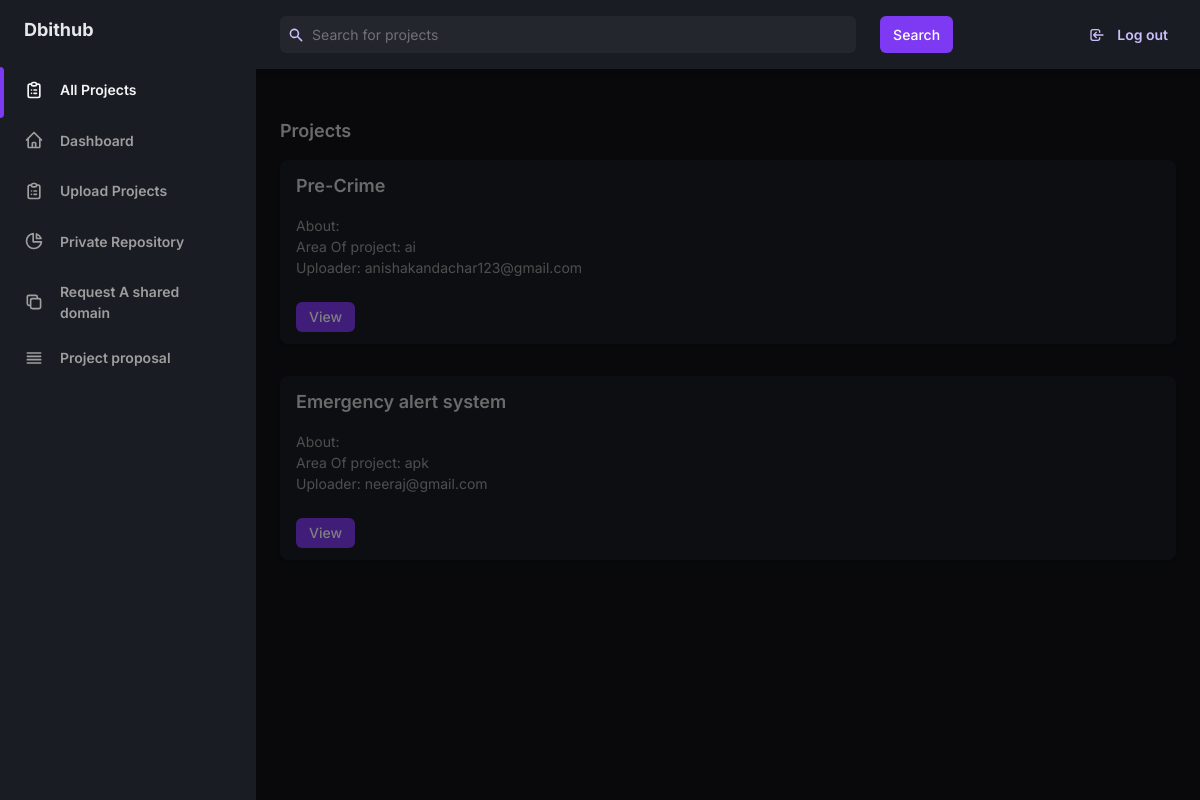
The page /dashboard1/public/home.php on the database its author committed.
### tables this page shows
CREATE TABLE `projects` (
  `id` int(11) NOT NULL,
  `name` varchar(250) NOT NULL,
  `level` varchar(200) NOT NULL,
  `domain` varchar(100) NOT NULL,
  `about` varchar(25) NOT NULL,
  `Location` varchar(100) NOT NULL,
  `uploader` varchar(200) NOT NULL,
  `uid` varchar(100) NOT NULL,
  `approval` tinyint(1) NOT NULL,
  `date` timestamp NOT NULL DEFAULT current_timestamp() ON UPDATE current_timestamp()
);

### dashboard1/public/home.php (the view, shortened to what this page needs)
<?php
$conn=mysqli_connect("localhost","root","","dbithub");
$sql="SELECT * FROM projects WHERE approval=1";
$res=mysqli_query($conn,$sql);
?>
<!DOCTYPE html>
<html  x-data="data()" lang="en" class="theme-dark">
  <head>
    <link rel="stylesheet" href="./assets/css/tailwind.output.css" />
    <link
      rel="stylesheet"
      href="https://cdnjs.cloudflare.com/ajax/libs/Chart.js/2.9.3/Chart.min.css"
    />
  </head>
  <body>
    <div
      class="flex h-screen bg-gray-50 dark:bg-gray-900"
      :class="{ 'overflow-hidden': isSideMenuOpen }"
    >
      <aside
        class="z-20 hidden w-64 overflow-y-auto bg-white dark:bg-gray-800 md:block flex-shrink-0"
      >
        <div class="py-4 text-gray-500 dark:text-gray-400">
          <a
            class="ml-6 text-lg font-bold text-gray-800 dark:text-gray-200"
            href="#"
          >
           Dbithub
          </a>
          <ul class="mt-6">
          <li class="relative px-6 py-3">
          <span
                class="absolute inset-y-0 left-0 w-1 bg-purple-600 rounded-tr-lg rounded-br-lg"
                aria-hidden="true"
              ></span>
              <a
                class="inline-flex items-center w-full text-sm font-semibold text-gray-800 transition-colors duration-150 hover:text-gray-800 dark:hover:text-gray-200 dark:text-gray-100"
                href="home.php"
              >
                <span class="ml-4">All Projects  </span>
              </a>
            </li>
            <li class="relative px-6 py-3">
              <a
                class="inline-flex items-center w-full text-sm font-semibold transition-colors duration-150 hover:text-gray-800 dark:hover:text-gray-200"
                href="index.php"
              >
                <svg
                  class="w-5 h-5"
                  aria-hidden="true"
                  fill="none"
                  stroke-linecap="round"
                  stroke-linejoin="round"
                  stroke-width="2"
                  viewBox="0 0 24 24"
                  stroke="currentColor"
                >
                  <path
                    d="M3 12l2-2m0 0l7-7 7 7M5 10v10a1 1 0 001 1h3m10-11l2 2m-2-2v10a1 1 0 01-1 1h-3m-6 0a1 1 0 001-1v-4a1 1 0 011-1h2a1 1 0 011 1v4a1 1 0 001 1m-6 0h6"
                  ></path>
                </svg>
                <span class="ml-4">Dashboard</span>
              </a>
            </li>
          </ul>
          <ul>
            <li class="relative px-6 py-3">
              <a
                class="inline-flex items-center w-full text-sm font-semibold transition-colors duration-150 hover:text-gray-800 dark:hover:text-gray-200"
                href="projects.html"
              >
                <span class="ml-4">Upload Projects</span>
              </a>
            </li>
            <li class="relative px-6 py-3">
              <a
                class="inline-flex items-center w-full text-sm font-semibold transition-colors duration-150 hover:text-gray-800 dark:hover:text-gray-200"
                href="private.html"
              >
                <svg
                  class="w-5 h-5"
                  aria-hidden="true"
                  fill="none"
                  stroke-linecap="round"
                  stroke-linejoin="round"
                  stroke-width="2"
                  viewBox="0 0 24 24"
                  stroke="currentColor"
                >
                  <path
                    d="M11 3.055A9.001 9.001 0 1020.945 13H11V3.055z"
                  ></path>
                  <path d="M20.488 9H15V3.512A9.025 9.025 0 0120.488 9z"></path>
                </svg>
                <span class="ml-4">Private Repository</span>
              </a>
            </li>
            <li class="relative px-6 py-3">
              <a
                class="inline-flex items-center w-full text-sm font-semibold transition-colors duration-150 hover:text-gray-800 dark:hover:text-gray-200"
                href="domain.php"
              >
                <svg
                  class="w-5 h-5"
                  aria-hidden="true"
                  fill="none"
                  stroke-linecap="round"
                  stroke-linejoin="round"
                  stroke-width="2"
                  viewBox="0 0 24 24"
                  stroke="currentColor"
                >
                  <path
                    d="M8 16H6a2 2 0 01-2-2V6a2 2 0 012-2h8a2 2 0 012 2v2m-6 12h8a2 2 0 002-2v-8a2 2 0 00-2-2h-8a2 2 0 00-2 2v8a2 2 0 002 2z"
                  ></path>
                </svg>
                <span class="ml-4">Request A shared domain</span>
              </a>
            </li>
            <li class="relative px-6 py-3">
              <a
                class="inline-flex items-center w-full text-sm font-semibold transition-colors duration-150 hover:text-gray-800 dark:hover:text-gray-200"
                href="ideas.php"
              >
                <svg
                  class="w-5 h-5"
                  aria-hidden="true"
                  fill="none"
                  stroke-linecap="round"
                  stroke-linejoin="round"
                  stroke-width="2"
                  viewBox="0 0 24 24"
                  stroke="currentColor"
                >
                  <path d="M4 6h16M4 10h16M4 14h16M4 18h16"></path>
                </svg>
                <span class="ml-4">Project proposal</span>
              </a>
            </li>
        </div>
      </aside>
      <div
        x-show="isSideMenuOpen"
        x-transition:enter="transition ease-in-out duration-150"
        x-transition:enter-start="opacity-0"
        x-transition:enter-end="opacity-100"
        x-transition:leave="transition ease-in-out duration-150"
        x-transition:leave-start="opacity-100"
        x-transition:leave-end="opacity-0"
        class="fixed inset-0 z-10 flex items-end bg-black bg-opacity-50 sm:items-center sm:justify-center"
      ></div>
      <div class="flex flex-col flex-1 w-full">
        <header class="z-10 py-4 bg-white shadow-md dark:bg-gray-800">
          <div
            class="container flex items-center justify-between h-full px-6 mx-auto text-purple-600 dark:text-purple-300"
          >
            <div class="flex justify-center flex-1 lg:mr-32">
              <div
                class="relative w-full max-w-xl mr-6 focus-within:text-purple-500"
              >
                <div class="absolute inset-y-0 flex items-center pl-2">
                  <svg
                    class="w-4 h-4"
                    aria-hidden="true"
                    fill="currentColor"
                    viewBox="0 0 20 20"
                  >
                    <path
                      fill-rule="evenodd"
                      d="M8 4a4 4 0 100 8 4 4 0 000-8zM2 8a6 6 0 1110.89 3.476l4.817 4.817a1 1 0 01-1.414 1.414l-4.816-4.816A6 6 0 012 8z"
                      clip-rule="evenodd"
                    ></path>
                  </svg>
                </div>
                <form action="search.php" method="post">
                <input
                  class="w-full pl-8 pr-2 text-sm text-gray-700 placeholder-gray-600 bg-gray-100 border-0 rounded-md dark:placeholder-gray-500 dark:focus:shadow-outline-gray dark:focus:placeholder-gray-600 dark:bg-gray-700 dark:text-gray-200 focus:placeholder-gray-500 focus:bg-white focus:border-purple-300 focus:outline-none focus:shadow-outline-purple form-input"
                  type="text"
                  placeholder="Search for projects"
                  aria-label="Search" name="search"
                />
              </div>
              <button
                  class="px-3 py-1 text-sm font-medium leading-5 text-white transition-colors duration-150 bg-purple-600 border border-transparent rounded-md active:bg-purple-600 hover:bg-purple-700 focus:outline-none focus:shadow-outline-purple"
                >
                Search
                </button>
            </div>
            <ul class="flex items-center flex-shrink-0 space-x-6">
                    <li class="flex">
                      <a
                        class="inline-flex items-center w-full px-2 py-1 text-sm font-semibold transition-colors duration-150 rounded-md hover:bg-gray-100 hover:text-gray-800 dark:hover:bg-gray-800 dark:hover:text-gray-200"
                        href="logout.php"
                      >
                        <svg
                          class="w-4 h-4 mr-3"
                          aria-hidden="true"
                          fill="none"
                          stroke-linecap="round"
                          stroke-linejoin="round"
                          stroke-width="2"
                          viewBox="0 0 24 24"
                          stroke="currentColor"
                        >
                          <path
                            d="M11 16l-4-4m0 0l4-4m-4 4h14m-5 4v1a3 3 0 01-3 3H6a3 3 0 01-3-3V7a3 3 0 013-3h7a3 3 0 013 3v1"
                          ></path>
                        </svg>
                        <span>Log out</span>
                      </a>
                    </li>
                  </ul>
          </div>
        </header>
        <main class="h-full pb-16 overflow-y-auto">
          <div class="container px-6 mx-auto grid">
            <h4
              class="mb-4 text-lg font-semibold text-gray-600 dark:text-gray-300"
            >
              Projects
            </h4>
<?php
while($row=mysqli_fetch_array($res)){
?>
            <div
              class="px-4 py-3 mb-8 bg-white rounded-lg shadow-md dark:bg-gray-800"
            >
              <p class="mb-4 text-lg font-semibold text-gray-600 dark:text-gray-300">
         <?php
         echo  $row["name"];
         ?>
              </p>
              <p class="text-sm text-gray-600 dark:text-gray-400">
                  About:
              </p>
              <p class="text-sm text-gray-600 dark:text-gray-400">
              Area Of project:
<?php
 echo $row["domain"];
 ?>
              </p>
              <p class="text-sm text-gray-600 dark:text-gray-400">
                  Uploader:
<?php
 echo $row["uploader"];
 ?>
              </p>
              <br>
              <p>
              <a href="viewproject.php?id=<?php echo $row['id']; ?>">
              <button
                  class="px-3 py-1 text-sm font-medium leading-5 text-white transition-colors duration-150 bg-purple-600 border border-transparent rounded-md active:bg-purple-600 hover:bg-purple-700 focus:outline-none focus:shadow-outline-purple"
                >
                  View
                </button>
            </a>
            </div>
<?php
}
?>
              </div>
            </div>
          </div>
  </body>
</html>

### rows shown on the page
projects: name "Pre-Crime", domain "ai", uploader "anishakandachar123@gmail.com"
projects: name "Emergency alert system", domain "apk", uploader "neeraj@gmail.com"
